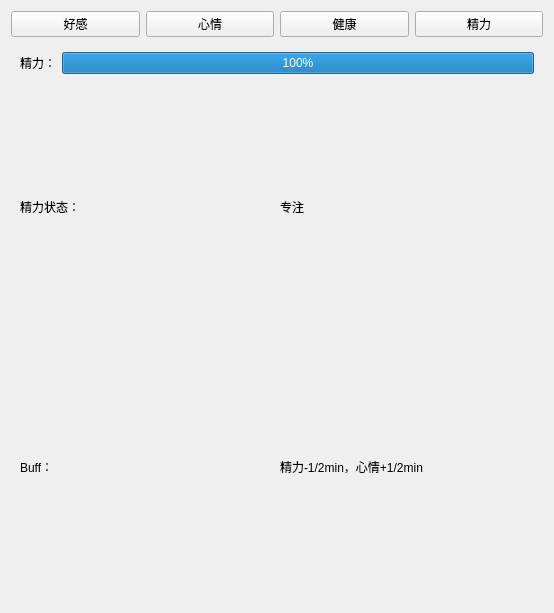
<?xml version="1.0" encoding="UTF-8"?>
<ui version="4.0">
 <class>SetInter</class>
 <widget class="QWidget" name="SetInter">
  <property name="geometry">
   <rect>
    <x>0</x>
    <y>0</y>
    <width>554</width>
    <height>613</height>
   </rect>
  </property>
  <property name="windowTitle">
   <string>Form</string>
  </property>
  <layout class="QGridLayout" name="gridLayout">
   <item row="0" column="0">
    <layout class="QVBoxLayout" name="verticalLayout">
     <item>
      <layout class="QHBoxLayout" name="horizontalLayout">
       <item>
        <widget class="QPushButton" name="favorPushButton">
         <property name="text">
          <string>好感</string>
         </property>
        </widget>
       </item>
       <item>
        <widget class="QPushButton" name="moodPushButton">
         <property name="text">
          <string>心情</string>
         </property>
        </widget>
       </item>
       <item>
        <widget class="QPushButton" name="healthyPushButton">
         <property name="text">
          <string>健康</string>
         </property>
        </widget>
       </item>
       <item>
        <widget class="QPushButton" name="energyPushButton">
         <property name="text">
          <string>精力</string>
         </property>
        </widget>
       </item>
      </layout>
     </item>
     <item>
      <widget class="QStackedWidget" name="stackedWidget">
       <property name="currentIndex">
        <number>2</number>
       </property>
       <widget class="QWidget" name="favorPage">
        <layout class="QGridLayout" name="gridLayout_3">
         <item row="0" column="0">
          <layout class="QVBoxLayout" name="verticalLayout_3">
           <item>
            <layout class="QHBoxLayout" name="horizontalLayout_5">
             <item>
              <widget class="QLabel" name="levelLabel">
               <property name="text">
                <string>Level:</string>
               </property>
              </widget>
             </item>
             <item>
              <widget class="QLabel" name="showLevelLabel">
               <property name="text">
                <string>1</string>
               </property>
              </widget>
             </item>
            </layout>
           </item>
           <item>
            <layout class="QHBoxLayout" name="horizontalLayout_6">
             <item>
              <widget class="QLabel" name="experienceLabel">
               <property name="text">
                <string>经验条：</string>
               </property>
              </widget>
             </item>
             <item>
              <widget class="QProgressBar" name="experienceProgressBar">
               <property name="value">
                <number>32</number>
               </property>
              </widget>
             </item>
            </layout>
           </item>
           <item>
            <layout class="QHBoxLayout" name="horizontalLayout_7">
             <item>
              <widget class="QLabel" name="experienceValueLabel">
               <property name="text">
                <string>经验值：</string>
               </property>
              </widget>
             </item>
             <item>
              <widget class="QLabel" name="showExperienceValue">
               <property name="text">
                <string>34</string>
               </property>
              </widget>
             </item>
            </layout>
           </item>
          </layout>
         </item>
        </layout>
       </widget>
       <widget class="QWidget" name="healthyPage">
        <layout class="QGridLayout" name="gridLayout_4">
         <item row="0" column="0">
          <layout class="QVBoxLayout" name="verticalLayout_4">
           <item>
            <layout class="QHBoxLayout" name="horizontalLayout_8">
             <item>
              <widget class="QLabel" name="healthyStateLabel">
               <property name="text">
                <string>状态：</string>
               </property>
              </widget>
             </item>
             <item>
              <widget class="QLabel" name="showHealthyState">
               <property name="text">
                <string>健康</string>
               </property>
              </widget>
             </item>
            </layout>
           </item>
           <item>
            <layout class="QHBoxLayout" name="horizontalLayout_9">
             <item>
              <widget class="QLabel" name="isMedicineLabel">
               <property name="text">
                <string>是否吃药：</string>
               </property>
              </widget>
             </item>
             <item>
              <widget class="QLabel" name="boolMedicineLabel">
               <property name="text">
                <string>不需要</string>
               </property>
              </widget>
             </item>
            </layout>
           </item>
           <item>
            <layout class="QHBoxLayout" name="horizontalLayout_10">
             <item>
              <widget class="QLabel" name="goodTime">
               <property name="text">
                <string>生病好转时间：</string>
               </property>
              </widget>
             </item>
             <item>
              <widget class="QLabel" name="label_2">
               <property name="text">
                <string>无</string>
               </property>
              </widget>
             </item>
            </layout>
           </item>
          </layout>
         </item>
        </layout>
       </widget>
       <widget class="QWidget" name="energyPage">
        <layout class="QGridLayout" name="gridLayout_2">
         <item row="0" column="0">
          <layout class="QVBoxLayout" name="verticalLayout_2">
           <item>
            <layout class="QHBoxLayout" name="horizontalLayout_4">
             <item>
              <widget class="QLabel" name="showEnergyLabel">
               <property name="text">
                <string>精力：</string>
               </property>
              </widget>
             </item>
             <item>
              <widget class="QProgressBar" name="energyProgressBar">
               <property name="value">
                <number>100</number>
               </property>
              </widget>
             </item>
            </layout>
           </item>
           <item>
            <layout class="QHBoxLayout" name="horizontalLayout_3">
             <item>
              <widget class="QLabel" name="showEnergyState">
               <property name="text">
                <string>精力状态：</string>
               </property>
              </widget>
             </item>
             <item>
              <widget class="QLabel" name="energyState">
               <property name="text">
                <string>专注</string>
               </property>
              </widget>
             </item>
            </layout>
           </item>
           <item>
            <layout class="QHBoxLayout" name="horizontalLayout_2">
             <item>
              <widget class="QLabel" name="showBuffLabel">
               <property name="text">
                <string>Buff：</string>
               </property>
              </widget>
             </item>
             <item>
              <widget class="QLabel" name="buffState">
               <property name="text">
                <string>精力-1/2min，心情+1/2min</string>
               </property>
              </widget>
             </item>
            </layout>
           </item>
          </layout>
         </item>
        </layout>
       </widget>
       <widget class="QWidget" name="moodPage">
        <layout class="QGridLayout" name="gridLayout_5">
         <item row="0" column="0">
          <layout class="QVBoxLayout" name="verticalLayout_5">
           <item>
            <layout class="QHBoxLayout" name="horizontalLayout_13">
             <item>
              <widget class="QLabel" name="label_4">
               <property name="text">
                <string>心情值：</string>
               </property>
              </widget>
             </item>
             <item>
              <widget class="QLabel" name="moodValue">
               <property name="text">
                <string>40</string>
               </property>
              </widget>
             </item>
            </layout>
           </item>
           <item>
            <layout class="QHBoxLayout" name="horizontalLayout_12">
             <item>
              <widget class="QLabel" name="label">
               <property name="text">
                <string>心情状态：</string>
               </property>
              </widget>
             </item>
             <item>
              <widget class="QLabel" name="moodState">
               <property name="text">
                <string>开心</string>
               </property>
              </widget>
             </item>
            </layout>
           </item>
           <item>
            <layout class="QHBoxLayout" name="horizontalLayout_11">
             <item>
              <widget class="QLabel" name="label_3">
               <property name="text">
                <string>心情Buff：</string>
               </property>
              </widget>
             </item>
             <item>
              <widget class="QLabel" name="moodBuff">
               <property name="text">
                <string>+20%</string>
               </property>
              </widget>
             </item>
            </layout>
           </item>
          </layout>
         </item>
        </layout>
       </widget>
      </widget>
     </item>
    </layout>
   </item>
  </layout>
 </widget>
 <resources/>
 <connections/>
</ui>
